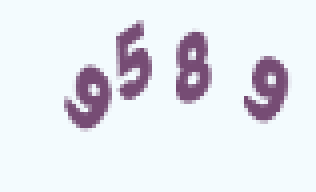
#> input picture dataset/images/116.png, 79 x 48 px, found by its file name (shown 4 times larger); its folder holds 4 pictures in this run
$ python image_process.py
#> lines starting #> are read from the running program, lines starting #| are printed output that depends on the picture; after the words box and inside, x2 and y2 are one past the last pixel; in counts of white or black regions, pixels touching at a corner belong together
#!/usr/bin/env python
# coding=UTF-8
'''
@Description:
@Author: Raysuner
@Github: https://github.com/Raysuner
@LastEditors: Raysuner
@Email: 17775306795@163.com
@Date: 2019-04-26 18:55:07
@LastEditTime: 2019-05-06 14:20:12
'''
"""
批量处理文件
"""

captcha_path = './project/Subscribe/images/'
temp_cap_path = './project/Subscribe/temp/'
train_path = './project/Subscribe/train/'

import os
from PIL import Image
from itertools import groupby

def capt_process(captcha_path, train_path):
    files = os.listdir(captcha_path)
    for i, file in enumerate(files, 1):
            img = Image.open(captcha_path + file)
            width, height = img.size
            img = img.convert('L')
            img = binarizing(img)
            cuts = vertical(img)
            start_x = get_start_x(cuts)
            # 4 开始滴水算法
            start_route = []
            for y in range(height):
                start_route.append((0,y))
            end_route = get_end_route(img,start_x,height)
            filter_end_route = [max(list(k)) for _,k in groupby(end_route,lambda x:x[1])] # 注意这里groupby
            img1 = do_split(img,start_route,filter_end_route)
            img1.save(train_path + str(2 * i - 1) + '.png')
            start_route = list(map(lambda x : (x[0]+1,x[1]),filter_end_route)) # python3中map不返回list需要自己转换
            end_route = []
            for y in range(height):
                end_route.append((width-1,y))
            img2 = do_split(img,start_route,end_route)
            img2.save(train_path + str(2 * i) + '.png')

def binarizing(img):
    threshold = 200
    pixdata = img.load()
    w, h = img.size
    # 遍历所有像素，大于阈值的为黑色
    for y in range(h):
        for x in range(w):
            if pixdata[x, y] < threshold:
                pixdata[x, y] = 0
            else:
                pixdata[x, y] = 255
    return img

def vertical(img):
    """传入二值化后的图片进行垂直投影"""
    pixdata = img.load()
    w,h = img.size
    result = []
    for x in range(w):
        black = 0
        for y in range(h):
            if pixdata[x,y] == 0:
                black += 1
        result.append(black)
    return result

def get_start_x(hist_width):
    """根据图片垂直投影的结果来确定起点
       hist_width中间值 前后取4个值 再这范围内取最小值
    """
    mid = len(hist_width) // 2 # 注意py3 除法和py2不同
    temp = hist_width[mid-4:mid+5]
    return mid - 4 + temp.index(min(temp))

def get_nearby_pix_value(img_pix,x,y,j):
    """获取临近5个点像素数据"""
    if j == 1:
        return 0 if img_pix[x-1,y+1] == 0 else 1
    elif j ==2:
        return 0 if img_pix[x,y+1] == 0 else 1
    elif j ==3:
        return 0 if img_pix[x+1,y+1] == 0 else 1
    elif j ==4:
        return 0 if img_pix[x+1,y] == 0 else 1
    elif j ==5:
        return 0 if img_pix[x-1,y] == 0 else 1
    else:
        raise Exception("get_nearby_pix_value error")


def get_end_route(img,start_x,height):
    """获取滴水路径"""
    left_limit = 0
    right_limit = img.size[0] - 1
    end_route = []
    cur_p = (start_x,0)
    last_p = cur_p
    end_route.append(cur_p)

    while cur_p[1] < (height-1):
        sum_n = 0
        max_w = 0
        next_x = cur_p[0]
        next_y = cur_p[1]
        pix_img = img.load()
        for i in range(1,6):
            cur_w = get_nearby_pix_value(pix_img,cur_p[0],cur_p[1],i) * (6-i)
            sum_n += cur_w
            if max_w < cur_w:
                max_w = cur_w
        if sum_n == 0:
            # 如果全黑则看惯性
            max_w = 4
        if sum_n == 15:
            max_w = 6

        if max_w == 1:
            next_x = cur_p[0] - 1
            next_y = cur_p[1]
        elif max_w == 2:
            next_x = cur_p[0] + 1
            next_y = cur_p[1]
        elif max_w == 3:
            next_x = cur_p[0] + 1
            next_y = cur_p[1] + 1
        elif max_w == 5:
            next_x = cur_p[0] - 1
            next_y = cur_p[1] + 1
        elif max_w == 6:
            next_x = cur_p[0]
            next_y = cur_p[1] + 1
        elif max_w == 4:
            if next_x > last_p[0]:
                # 向右
                next_x = cur_p[0] + 1
                next_y = cur_p[1] + 1
            if next_x < last_p[0]:
                next_x = cur_p[0]
                next_y = cur_p[1] + 1
            if sum_n == 0:
                next_x = cur_p[0]
                next_y = cur_p[1] + 1
        else:
            raise Exception("get end route error")

        if last_p[0] == next_x and last_p[1] == next_y:
            if next_x < cur_p[0]:
                max_w = 5
                next_x = cur_p[0] + 1
                next_y = cur_p[1] + 1
            else:
                max_w = 3
                next_x = cur_p[0] - 1
                next_y = cur_p[1] + 1
        last_p = cur_p

        if next_x > right_limit:
            next_x = right_limit
            next_y = cur_p[1] + 1
        if next_x < left_limit:
            next_x = left_limit
            next_y = cur_p[1] + 1
        cur_p = (next_x,next_y)
        end_route.append(cur_p)
    return end_route

def get_split_seq(projection_x):
    split_seq = []
    start_x = 0
    length = 0
    for pos_x, val in enumerate(projection_x):
        if val == 0 and length == 0:
            continue
        elif val == 0 and length != 0:
            split_seq.append([start_x, length])
            length = 0
        elif val == 1:
            if length == 0:
                start_x = pos_x
            length += 1
        else:
            raise Exception('generating split sequence occurs error')
    # 循环结束时如果length不为0，说明还有一部分需要append
    if length != 0:
        split_seq.append([start_x, length])
    return split_seq


def do_split(source_image, starts, filter_ends):
    """
    具体实行切割
    : param starts: 每一行的起始点 tuple of list
    : param ends: 每一行的终止点
    """
    left = starts[0][0]
    top = starts[0][1]
    right = filter_ends[0][0]
    bottom = filter_ends[0][1]
    pixdata = source_image.load()
    for i in range(len(starts)):
        left = min(starts[i][0], left)
        top = min(starts[i][1], top)
        right = max(filter_ends[i][0], right)
        bottom = max(filter_ends[i][1], bottom)
    width = right - left + 1
    height = bottom - top + 1
    image = Image.new('RGB', (width, height), (255,255,255))
    for i in range(height):
        start = starts[i]
        end = filter_ends[i]
        for x in range(start[0], end[0]+1):
            if pixdata[x,start[1]] == 0:
                image.putpixel((x - left, start[1] - top), (0,0,0))
    return image


if __name__ == '__main__':
    capt_process(captcha_path, temp_cap_path)
#> in capt_process, img is the input picture: PIL image 79x48 RGBA; mean R, G, B, A 228.8, 231.1, 238.3, 255
#> in capt_process, `img = img.convert('L')`:
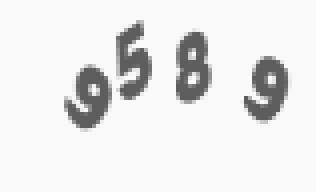
#> img: PIL image 79x48 L (shown 4 times larger); min 93, max 249, mean 231.3
#> in capt_process, `img = binarizing(img)`:
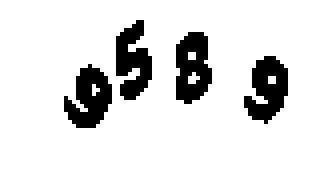
#> img: PIL image 79x48 L (shown 4 times larger); 87.6% white; 4 black regions, box (x1, y1, x2, y2) and area: (44, 8, 53, 26) 119, (16, 16, 28, 32) 119, (61, 14, 72, 31) 118, (29, 5, 38, 25) 115
#> in capt_process, `cuts = vertical(img)`: cuts = 79 values, max 17 at index 31, min 0 at index 0, mean 5.96
#> in get_start_x, `mid = len(hist_width) // 2`: mid = 39
#> in get_start_x, `temp = hist_width[mid-4:mid+5]`: temp = [15, 10, 6, 0, 0, 0, 0, 0, 0]
#> in capt_process, `start_x = get_start_x(cuts)`: start_x = 38
#> in get_end_route, `cur_p = (start_x,0)`: cur_p = (38, 0)
#> the loop in get_end_route, `while cur_p[1] < (height-1):` made 48 passes
#> last_p on passes 1 to 12: (38, 0), (38, 1), (38, 2), (38, 3), (38, 4), (38, 5), (38, 6), (38, 7), (38, 8), (38, 9), (38, 10), (38, 11)
#> after the loop in get_end_route, `while cur_p[1] < (height-1):`: end_route = 49 pairs, first value 37 to 39, second value 0 to 47
#> in capt_process, `filter_end_route = [max(list(k)) for _,k in groupby(end_route,lambda x..`: filter_end_route = 48 pairs, first value 37 to 39, second value 0 to 47
#> in do_split, `right = filter_ends[0][0]`: right = 38
#> in do_split, `bottom = filter_ends[0][1]`: bottom = 0
#> the loop in do_split, `for i in range(len(starts)):` made 48 passes
#> right on passes 1 to 12: 38, 38, 38, 38, 38, 38, 38, 38, 38, 38, 38, 38
#> in do_split, `image = Image.new('RGB', (width, height), (255,255,255))`: image: PIL image 40x48 RGB; every value is 255
#> after the loop in do_split, `for i in range(height):`:
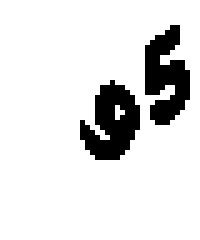
#> image: PIL image 40x48 RGB (shown 5 times larger); 87.8% white; 2 black regions, box (x1, y1, x2, y2) and area: (16, 16, 28, 32) 119, (29, 5, 38, 25) 115
#> the loop in do_split (call 2), `for i in range(len(starts)):` made 48 passes
#> in do_split (call 2), `image = Image.new('RGB', (width, height), (255,255,255))`: image: PIL image 41x48 RGB; every value is 255
#> after the loop in do_split (call 2), `for i in range(height):`:
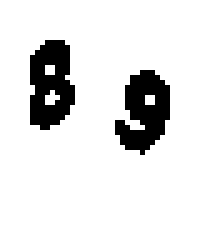
#> image: PIL image 41x48 RGB (shown 5 times larger); 88% white; 2 black regions, box (x1, y1, x2, y2) and area: (6, 8, 15, 26) 119, (23, 14, 34, 31) 118
#> pass 2 of the loop in capt_process, `for i, file in enumerate(files, 1):`:
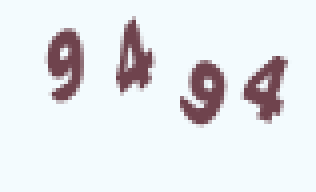
#> input picture dataset/images/122.png, 79 x 48 px, found by its file name (shown 4 times larger)
#> in capt_process, img is the input picture: PIL image 79x48 RGBA; mean R, G, B, A 228.7, 231.1, 234.8, 255
#> in capt_process, `img = binarizing(img)`:
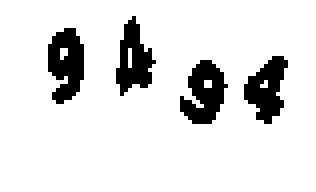
#> img: PIL image 79x48 L (shown 4 times larger); 88% white; 4 black regions, box (x1, y1, x2, y2) and area: (12, 7, 21, 26) 121, (45, 15, 57, 31) 118, (61, 14, 72, 31) 109, (29, 4, 39, 24) 108
#> the loop in get_end_route (call 2), `while cur_p[1] < (height-1):` made 48 passes
#> the loop in do_split (call 4), `for i in range(len(starts)):` made 48 passes
#> after the loop in do_split (call 4), `for i in range(height):`:
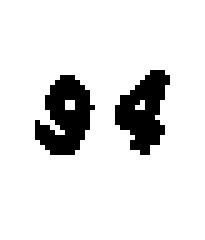
#> image: PIL image 41x48 RGB (shown 5 times larger); 88.5% white; 2 black regions, box (x1, y1, x2, y2) and area: (7, 15, 19, 31) 118, (23, 14, 34, 31) 109
#> pass 3 of the loop in capt_process, `for i, file in enumerate(files, 1):`:
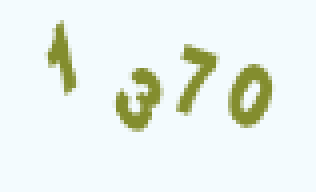
#> input picture dataset/images/131.png, 79 x 48 px, found by its file name (shown 4 times larger)
#> in capt_process, img is the input picture: PIL image 79x48 RGBA; mean R, G, B, A 233.2, 241.4, 235.8, 255
#> after the loop in do_split (call 5), `for i in range(height):`:
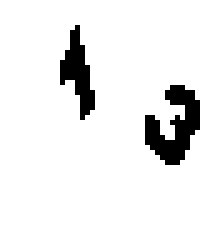
#> image: PIL image 42x48 RGB (shown 5 times larger); 92.1% white; 2 black regions, box (x1, y1, x2, y2) and area: (29, 17, 40, 33) 95, (12, 5, 19, 24) 64
#> the loop in do_split (call 6), `for i in range(len(starts)):` made 48 passes
#> after the loop in do_split (call 6), `for i in range(height):`:
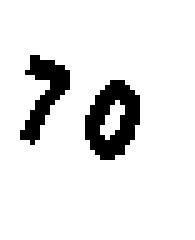
#> image: PIL image 39x48 RGB (shown 5 times larger); 90.2% white; 2 black regions, box (x1, y1, x2, y2) and area: (17, 16, 28, 32) 108, (4, 11, 14, 29) 76
#> the loop made 4 passes; the first 3 are shown
    capt_process(temp_cap_path, train_path)
#> (the run stopped early here; a loop or call above may not have finished)
